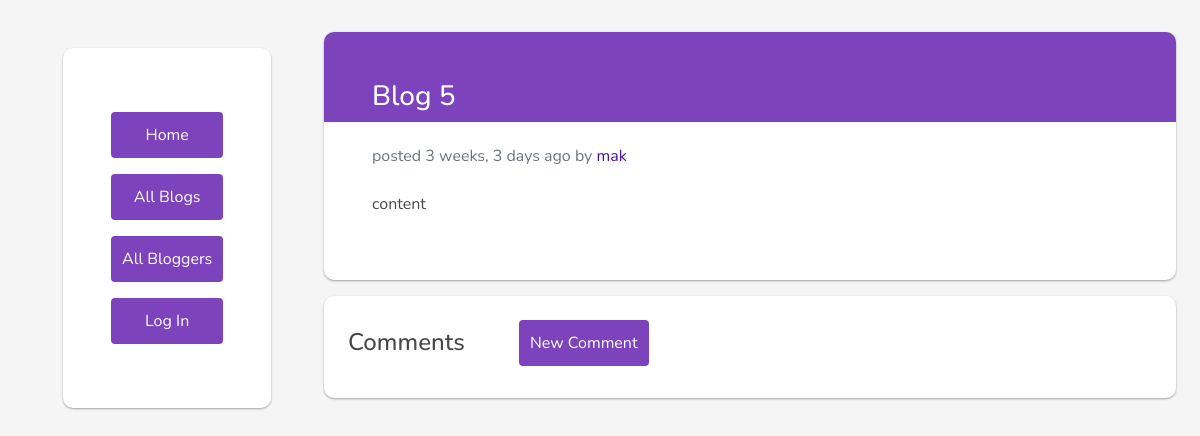
Page /blog/7/ on the earlier database version.
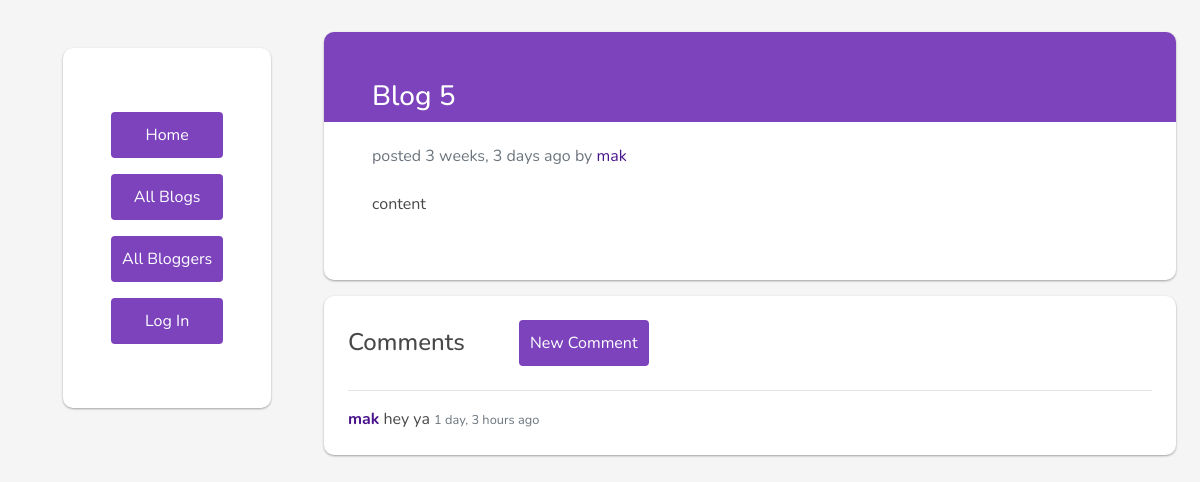
Same page on the later database version.
### blog/models.py (models this page shows)
class Post(models.Model) :
    title = models.CharField(max_length=100)
    content = models.TextField(max_length=2000)
    created_at = models.DateTimeField(auto_now_add=True)
    created_by = models.ForeignKey(
        settings.AUTH_USER_MODEL, related_name='posts', on_delete=models.CASCADE)
    def get_post_as_markdown(self):
        return mark_safe(markdown(self.content, safe_mode='escape'))
    class Meta:
        ordering = ['-created_at']

class Comment(models.Model) :
    content = models.TextField(max_length=300)
    created_at = models.DateTimeField(auto_now_add=True)
    post = models.ForeignKey(
        Post, related_name='comments', on_delete=models.CASCADE)
    created_by = models.ForeignKey(
        settings.AUTH_USER_MODEL, related_name='comments', on_delete=models.CASCADE)

### accounts/models.py (models this page shows)
class User(AbstractUser):
    bio = models.CharField(max_length=200, null=True)
    is_blogger = models.BooleanField(default = False)

### blog/views.py (the view)
# urls.py: path('blog/<int:pk>/', views.PostView.as_view(), name='blog'),
class PostView(DetailView):
	model = Post
	context_object_name = 'post'
	template_name = 'blog/post.html'

### blog/templates/blog/post.html (shortened to what this page needs)
{% extends 'blog/base.html' %}
{% load humanize %}
{% block content %}
{% if post %}
    <div class="my-3 p-5 bg-white post-card">
        <div class='post-title'><h3>{{post.title}}</h3></div>
        <div class="text-muted"> posted {{ post.created_at|naturaltime}} by
            <a href="{% url 'blog:blogger' post.created_by %}">{{ post.created_by}}</a>
        </div>
        <div class="mt-4"> {{ post.get_post_as_markdown}} </div>
    </div>
{% endif %}
<div class="my-3 p-4 bg-white comment-card">
    <h4 class='comment-title'>Comments</h4>
    <a href="{% url 'blog:comment' post.id %}">
    <button class='btn bg-white mb-2 p-2 comment-btn'>New Comment</button>
    </a>
    {% if post.comments %}
        {% for comment in post.comments.all %}
            <div>
                <hr>
                {% if comment.created_by.is_blogger %}
                    <a href="{% url 'blog:blogger' post.created_by %}"><strong>{{ comment.created_by }}</strong></a>
                {% else %}
                    <strong>{{ comment.created_by }}</strong>
                {% endif %}
                <span>{{comment.content}}</span>
                <small class="text-muted">{{ comment.created_at|naturaltime}}</small>
            </div>
        {% endfor %}
</div>
{% endif %}
{% endblock %}

### blog/templates/blog/base.html (shortened to what this page needs)
{% load static %}
<!DOCTYPE html>
<html>
<head>
    <link rel="stylesheet" href="{% static 'css/bootstrap.min.css' %}">
    <link rel="stylesheet" href="{% static 'css/custom.css' %}">
</head>
<body>
    <div class="container-fluid">
        <div class="row justify-content">
            <nav class="col d-none d-md-block m-5">
                <div class="position-fixed navbar-links bg-white p-5 nav-card">
                       <a class="btn bg-white mb-3 p-2 mt-3" href="{% url 'blog:home' %}">Home</a>
                       <a class="btn bg-white mb-3 p-2" href="{% url 'blog:home' %}">All Blogs</a>
                       <a class="btn bg-white mb-3 p-2" href="{% url 'blog:bloggers' %}">All Bloggers</a>
                        {% if user.is_authenticated %}
                            {% if user.is_blogger %}
                                <a class="btn bg-white mb-3 p-2" href="{% url 'blog:new'%}">New</a>
                            {% endif %}
                                <a class="btn bg-white mb-3 p-2" href="{% url 'blog:blogger' user.username %}">{{user.username}}</a>
                                <a class="btn bg-white mb-3 p-2" href="{% url 'accounts:logout' %}">Log out</a>
                            {% else %}
                                <a class="btn bg-white mb-3 p-2" href="{% url 'accounts:login' %}">Log In</a>
                        {% endif %}
                </div>
            </nav>
            <main class="col-md-8 ml-sm-auto col-lg-9 pt-3 px-4">
                {% block content %} {% endblock %}
            </main>
        </div>
    </div>
</body>
</html>

### blog/static/css/custom.css (style rules this page uses)
body { background-color: #f5f5f6; color: #484848 ; font-family: 'Nunito', sans-serif; }
a { color: #4a148c !important; }
.comment-title { display: inline-block }
.comment-btn { margin-left: 50px; margin-bottom: 10px; }
.navbar-links a, .comment-btn, .submit-btn { display: block; border: 3px solid transparent; background-color: #7c43bd !important; color: white !important; }
.comment-btn { display: inline-block; }
.post-card { border-radius: 10px; background: linear-gradient(#7c43bd 90px, #fff 90px); box-shadow: 0 1px 3px rgba(0,0,0,0.12), 0 1px 2px rgba(0,0,0,0.24); }
.post-title { color: #fff; margin-bottom: 30px; }
.comment-card, .nav-card, .posts-card, .signin-form, .blogger-card, .comment-form, .post-form { border-radius: 10px; box-shadow: 0 1px 3px rgba(0,0,0,0.12), 0 1px 2px rgba(0,0,0,0.24); }

Differences in the rows shown:
added Comment: created_by "mak", content "hey ya", created_at "1 day, 3 hours ago"
